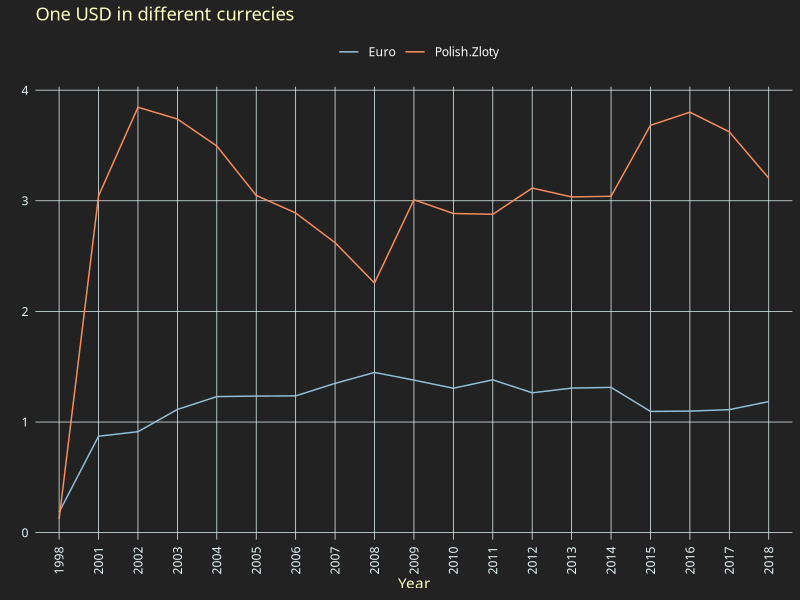
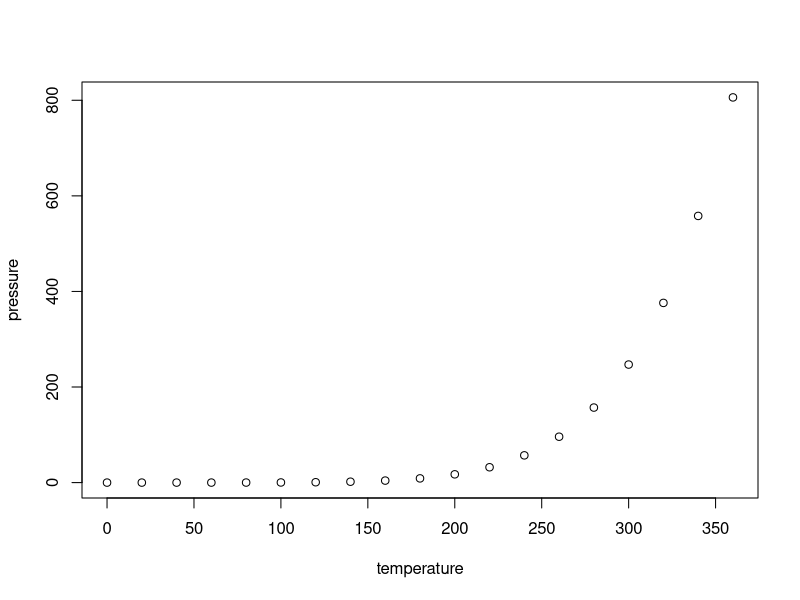

The R source for these figures, in order:
## ---- chunk 1
htmltools::img(src = "logo.png", 
                alt = 'logo', 
                style = 'position:absolute; top:0; right:0; padding:10px; width: 40%; height: auto')
## ---- chunk 2
knitr::opts_chunk$set(echo = TRUE)
library(dplyr)
library(tidyr)
library(zoo)
library(ggplot2)
library(tidyr)
# library(ggtext)
## ---- chunk 3
theme_darkmode <- function(bg ="#000000", primary="#FFFFFF", secondary="#888888"){ # create Theme
  theme_gray() %+replace%
  theme(
    text = element_text(family = "montserrat"),
    axis.title.y = element_text(color = secondary, angle=90),
    axis.text = element_text(color=secondary, size=rel(0.8)),
    axis.ticks = element_blank(),
    legend.text = element_text(color=primary, size=rel(0.8)),
    panel.grid.major = element_line(color =secondary, size=0.25),
    panel.grid.minor = element_blank(),
    panel.background = element_rect(fill=bg, color=NA),
    plot.background = element_rect(fill=bg, color=NA),
    legend.background = element_rect(fill=bg, color=NA),
    legend.key = element_rect(fill = bg, color = NA)
  )
}
## ---- chunk 4
curr <- data.frame(read.csv("Data pack/CurrencyExchangeRates.csv")) # read Data

curr <- curr %>%  select(Date, Euro, Polish.Zloty) %>% # tidy Data up
   replace(is.na(.), 0) %>%
  mutate(year = format(as.Date(Date), '%Y')) %>%
    group_by(year) %>%
    summarise_at(vars(Euro, Polish.Zloty), list(mean)) %>%
    filter(Euro > 0 & Polish.Zloty > 0) %>%
    pivot_longer(cols=c(Euro, Polish.Zloty), names_to = "currency", values_to = "rate")
## ---- chunk 5
ggplot(curr, aes(x = year, y = rate, color = currency, group=currency)) + # make plot
  geom_line() +
  labs(title="One USD in different currecies",
    x = "Year", y = "",
    color = "") +
  theme_darkmode(bg = "#222222", secondary = "#e5f5f9") +
  theme(axis.text.x = element_text(angle = 90, vjust = 0.5, hjust=1),
    legend.position = "top",
    title = element_text(colour = "#ffffbf")) +
    scale_color_manual(values=c('#91bfdb','#fc8d59'))
## ---- chunk 6
summary(cars)
## ---- chunk 7
plot(pressure)
